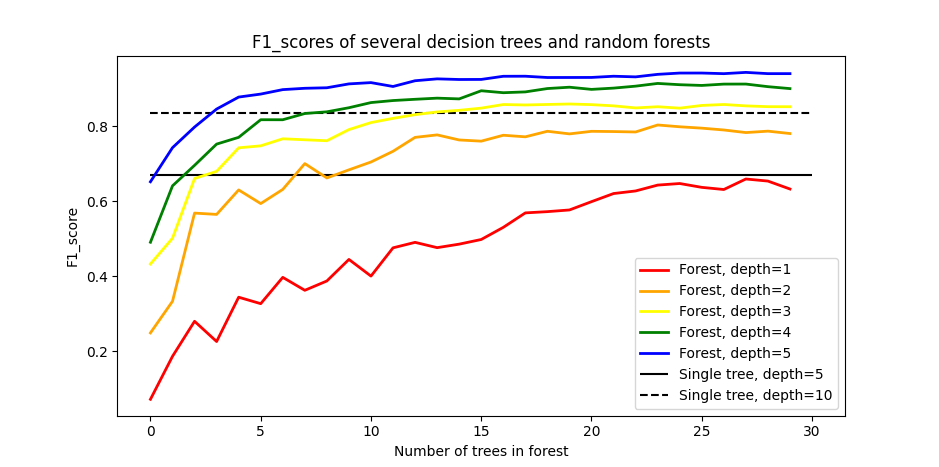

Reproduce this figure in Python.
from sklearn.ensemble import RandomForestClassifier
from sklearn.tree import DecisionTreeClassifier
from sklearn.datasets import load_digits
from sklearn.model_selection import train_test_split
from sklearn.metrics import confusion_matrix, f1_score, accuracy_score
import matplotlib.pyplot as plt
from tqdm import tqdm
import numpy as np


iris_data = load_digits()

X = iris_data['data']
y = iris_data['target']

X_train, X_test, y_train, y_test = train_test_split(X, y, test_size=0.33, random_state=42)

N_RUNS = 10
max_trees = 30
depth_steps = 5
f_scores = np.zeros((depth_steps, N_RUNS, max_trees))

# random forests
for depth in range(5):
    f_scores_depth = []
    for i in tqdm(range(N_RUNS)):
        f_scores_run = []
        for n_trees in range(max_trees):
            forest = RandomForestClassifier(n_estimators=n_trees+1, max_depth = depth+1, random_state=42)
            forest.fit(X_train, y_train)
            y_hat_forest = forest.predict(X_test)
            C_forest = confusion_matrix(y_test, y_hat_forest)
            f_score_forest = f1_score(y_test, y_hat_forest, average='weighted')
            f_scores[depth,i,n_trees] = f_score_forest

# Decision Tree baseline
f_scores_baselines = np.zeros((5, 10))
for i in range(2):
    for run in range(N_RUNS):
        tree = DecisionTreeClassifier(max_depth=(i+1)*5, random_state=42)
        tree.fit(X_train, y_train)
        y_hat_tree = tree.predict(X_test)
        C_tree = confusion_matrix(y_test, y_hat_tree)
        f_score_tree = f1_score(y_test, y_hat_tree, average='weighted')
        f_scores_baselines[i, run] = f_score_tree


# plotting
colors = ['red', 'orange', 'yellow', 'green', 'blue']
styles = ['-', '--']
for i in range(5):
    #plt.plot(f_scores[i].T, alpha=0.2, color=colors[i])
    plt.plot(np.mean(f_scores[i], axis=0), color=colors[i], linewidth=2, label=f'Forest, depth={i+1}')
for j in range(2):
    plt.hlines(y=np.mean(f_scores_baselines[j], axis=0), xmin=0, xmax=max_trees, color='black', linestyles=styles[j], label=f'Single tree, depth={(j+1)*5}')
plt.legend()
plt.xlabel('Number of trees in forest')
plt.ylabel('F1_score')
plt.title('F1_scores of several decision trees and random forests')
plt.show()
